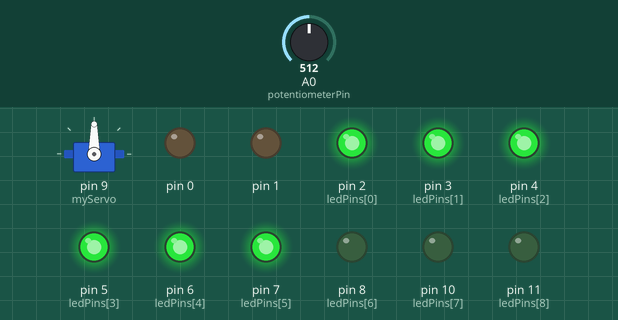
This sketch was run on a simulated Arduino Uno, built with avr-gcc and run on an emulated ATmega328P. On the bench: servo, output pins drawn as LEDs (lit = HIGH). Inputs (shaded band) come from the test bench; at power-on: A0 (potentiometerPin) = 512.

Above: at 1.3 s.
1.4 s: A0 (potentiometerPin) set to 716
At 1.9 s:
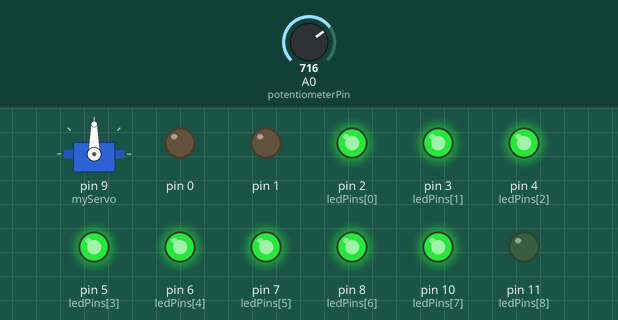
3.0 s: A0 (potentiometerPin) set to 900
At 4.2 s:
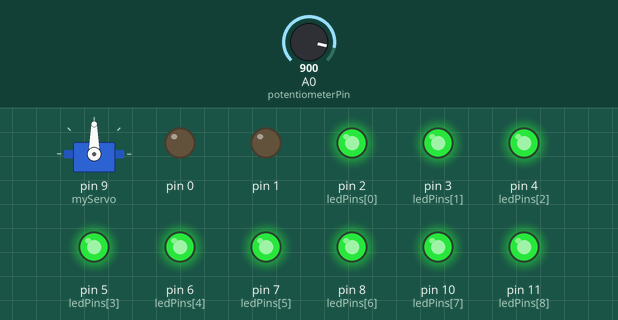
4.5 s: A0 (potentiometerPin) set to 1023
At 5.4 s:
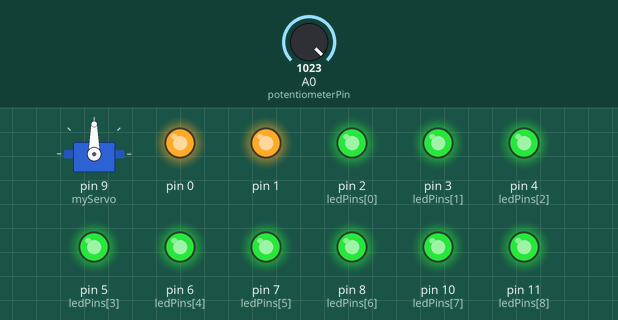
6.0 s: A0 (potentiometerPin) set to 511
At 6.6 s:
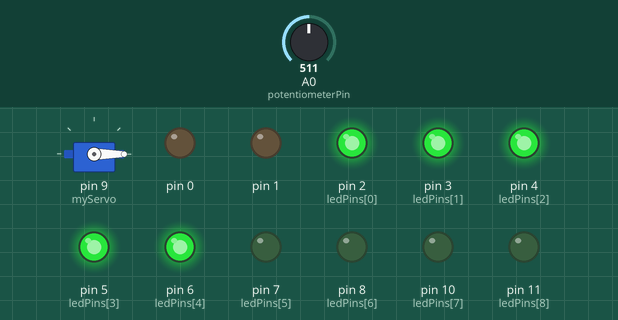
7.5 s: A0 (potentiometerPin) set to 306
At 7.8 s:
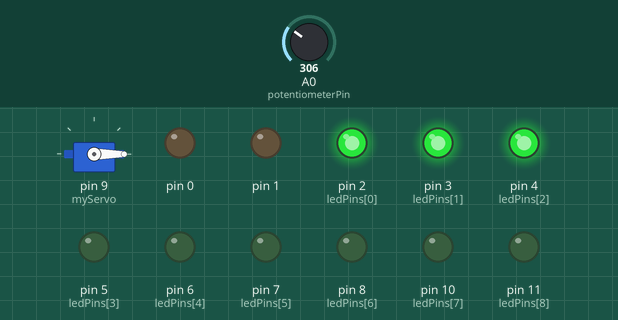
9.0 s: A0 (potentiometerPin) set to 522
At 10.1 s:
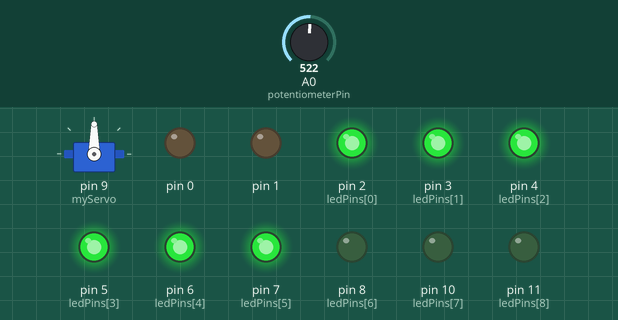
Timing chart, 0 to 11.5 s (numbered marks = the images above; inputs shaded):
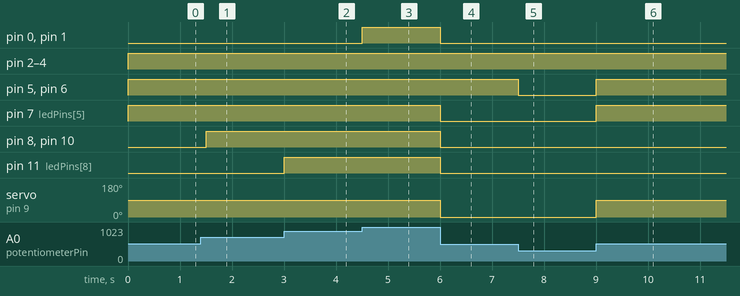

The sketch:

sketch.ino
```cpp
#include <Servo.h>

const int potentiometerPin = A0;
int potValue = 0;
const int numLEDs = 12;
int ledPins[] = {2, 3, 4, 5, 6, 7, 8, 10, 11, 12};

Servo myServo;
void setup() {

  for (int i = 0; i < numLEDs; i++) {
    if(i == 9) continue;
    pinMode(ledPins[i], OUTPUT);
  }
  pinMode(9, OUTPUT);
  myServo.attach(9);
}

void loop() {
  potValue = analogRead(potentiometerPin);
  int ledThreshold = map(potValue, 0, 1023, 0, numLEDs);
  for (int i = 0; i < numLEDs; i++) {
    if(i==9) continue;
    if (i < ledThreshold) {
      digitalWrite(ledPins[i], HIGH);
    } else {
      digitalWrite(ledPins[i], LOW);
    }
  }

  if(potValue < 512) {
    myServo.write(0);
  }
  else {
    myServo.write(90);
  }

  delay(500);
}
```

Measured:
- after the input at 1.4 s, pin 8 (ledPins[6]), pin 10 (ledPins[7]): LOW → HIGH after 0.10 s
- after the input at 3.0 s, pin 11 (ledPins[8]): LOW → HIGH at once
- after the input at 4.5 s, pin 0, pin 1: LOW → HIGH at once
- after the input at 6.0 s, pin 0, pin 1, pin 7 (ledPins[5]), pin 8 (ledPins[6]), pin 10 (ledPins[7]), pin 11 (ledPins[8]): HIGH → LOW at once; servo on pin 9 (myServo): 90° → 0° at once
- after the input at 7.5 s, pin 5 (ledPins[3]), pin 6 (ledPins[4]): HIGH → LOW at once
- after the input at 9.0 s, pin 5 (ledPins[3]), pin 6 (ledPins[4]), pin 7 (ledPins[5]): LOW → HIGH at once; servo on pin 9 (myServo): 0° → 90° at once
